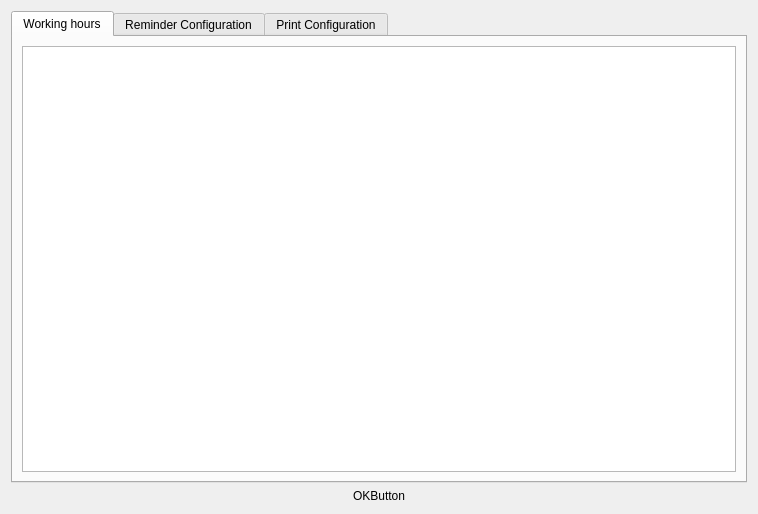
<?xml version="1.0" encoding="UTF-8"?>
<ui version="4.0">
 <class>PreferencesDialog</class>
 <widget class="QDialog" name="PreferencesDialog">
  <property name="geometry">
   <rect>
    <x>0</x>
    <y>0</y>
    <width>758</width>
    <height>514</height>
   </rect>
  </property>
  <property name="windowTitle">
   <string>Dialog</string>
  </property>
  <layout class="QGridLayout" name="gridLayout">
   <item row="0" column="0">
    <layout class="QVBoxLayout" name="verticalLayout">
     <item>
      <widget class="QTabWidget" name="tabWidgetPrintConfiguration">
       <property name="currentIndex">
        <number>0</number>
       </property>
       <widget class="QWidget" name="tab">
        <attribute name="title">
         <string>Working hours</string>
        </attribute>
        <layout class="QGridLayout" name="gridLayout_2">
         <item row="0" column="0">
          <widget class="QTableView" name="tableViewWorkingHours"/>
         </item>
        </layout>
       </widget>
       <widget class="QWidget" name="tab_2">
        <attribute name="title">
         <string>Reminder Configuration</string>
        </attribute>
        <layout class="QGridLayout" name="gridLayout_3">
         <item row="4" column="0">
          <layout class="QHBoxLayout" name="horizontalLayout_3">
           <item>
            <layout class="QVBoxLayout" name="verticalLayout_2">
             <property name="topMargin">
              <number>5</number>
             </property>
             <property name="bottomMargin">
              <number>5</number>
             </property>
             <item alignment="Qt::AlignTop">
              <widget class="QLabel" name="label">
               <property name="text">
                <string>Command</string>
               </property>
              </widget>
             </item>
             <item>
              <spacer name="verticalSpacer_2">
               <property name="orientation">
                <enum>Qt::Vertical</enum>
               </property>
               <property name="sizeHint" stdset="0">
                <size>
                 <width>20</width>
                 <height>40</height>
                </size>
               </property>
              </spacer>
             </item>
             <item>
              <widget class="QLabel" name="label_2">
               <property name="text">
                <string>Parameter</string>
               </property>
              </widget>
             </item>
            </layout>
           </item>
           <item>
            <layout class="QVBoxLayout" name="verticalLayout_3">
             <item>
              <widget class="QCheckBox" name="checkBoxUseDefaultBrowser">
               <property name="text">
                <string>Use default browser</string>
               </property>
              </widget>
             </item>
             <item>
              <layout class="QHBoxLayout" name="horizontalLayout_4">
               <property name="spacing">
                <number>2</number>
               </property>
               <item alignment="Qt::AlignTop">
                <widget class="QLineEdit" name="lineEditCommand"/>
               </item>
               <item alignment="Qt::AlignTop">
                <widget class="QPushButton" name="pushButton">
                 <property name="text">
                  <string>Browse ...</string>
                 </property>
                </widget>
               </item>
              </layout>
             </item>
             <item>
              <widget class="QLineEdit" name="lineEditParameter"/>
             </item>
            </layout>
           </item>
           <item>
            <layout class="QVBoxLayout" name="verticalLayout_4">
             <item>
              <widget class="QPushButton" name="pushButtonDeleteAction">
               <property name="enabled">
                <bool>false</bool>
               </property>
               <property name="text">
                <string>Delete selected action</string>
               </property>
              </widget>
             </item>
             <item>
              <spacer name="verticalSpacer_3">
               <property name="orientation">
                <enum>Qt::Vertical</enum>
               </property>
               <property name="sizeHint" stdset="0">
                <size>
                 <width>20</width>
                 <height>40</height>
                </size>
               </property>
              </spacer>
             </item>
             <item alignment="Qt::AlignBottom">
              <widget class="QPushButton" name="pushButtonAddAction">
               <property name="text">
                <string>Add new action</string>
               </property>
              </widget>
             </item>
            </layout>
           </item>
          </layout>
         </item>
         <item row="3" column="0">
          <widget class="QTableWidget" name="tableWidgetActions">
           <property name="sizeAdjustPolicy">
            <enum>QAbstractScrollArea::AdjustToContents</enum>
           </property>
           <attribute name="horizontalHeaderStretchLastSection">
            <bool>true</bool>
           </attribute>
           <attribute name="verticalHeaderVisible">
            <bool>false</bool>
           </attribute>
           <attribute name="verticalHeaderDefaultSectionSize">
            <number>20</number>
           </attribute>
           <attribute name="verticalHeaderMinimumSectionSize">
            <number>10</number>
           </attribute>
           <column>
            <property name="text">
             <string>Command</string>
            </property>
           </column>
           <column>
            <property name="text">
             <string>Parameter</string>
            </property>
           </column>
          </widget>
         </item>
         <item row="5" column="0">
          <widget class="Line" name="line">
           <property name="orientation">
            <enum>Qt::Horizontal</enum>
           </property>
          </widget>
         </item>
         <item row="8" column="0" colspan="2">
          <widget class="QTextEdit" name="textEdit">
           <property name="maximumSize">
            <size>
             <width>16777215</width>
             <height>100</height>
            </size>
           </property>
           <property name="html">
            <string>&lt;!DOCTYPE HTML PUBLIC &quot;-//W3C//DTD HTML 4.0//EN&quot; &quot;http://www.w3.org/TR/REC-html40/strict.dtd&quot;&gt;
&lt;html&gt;&lt;head&gt;&lt;meta name=&quot;qrichtext&quot; content=&quot;1&quot; /&gt;&lt;style type=&quot;text/css&quot;&gt;
p, li { white-space: pre-wrap; }
&lt;/style&gt;&lt;/head&gt;&lt;body style=&quot; font-family:'MS Shell Dlg 2'; font-size:8.25pt; font-weight:400; font-style:normal;&quot;&gt;
&lt;p style=&quot; margin-top:0px; margin-bottom:0px; margin-left:0px; margin-right:0px; -qt-block-indent:0; text-indent:0px;&quot;&gt;&lt;span style=&quot; font-size:8pt;&quot;&gt;Pause time! Stop working 5 to 10 minutes, go for a walk, relax your shoulders, your arms, yours hands and your fingers. Try to think about nice private things. Breath some fresh air. Come back with a fresh mind, and relaxed body. That way you will not damage your health and will improve your efficiency at work.&lt;/span&gt;&lt;/p&gt;&lt;/body&gt;&lt;/html&gt;</string>
           </property>
          </widget>
         </item>
         <item row="7" column="0" colspan="2">
          <layout class="QHBoxLayout" name="horizontalLayout_2">
           <item>
            <widget class="QLabel" name="labelRemindPauseTime">
             <property name="text">
              <string>Pause frequency</string>
             </property>
            </widget>
           </item>
           <item>
            <spacer name="horizontalSpacer_2">
             <property name="orientation">
              <enum>Qt::Horizontal</enum>
             </property>
             <property name="sizeHint" stdset="0">
              <size>
               <width>40</width>
               <height>20</height>
              </size>
             </property>
            </spacer>
           </item>
           <item>
            <widget class="QTimeEdit" name="timeEditRemindPauseTime">
             <property name="minimumSize">
              <size>
               <width>71</width>
               <height>22</height>
              </size>
             </property>
             <property name="maximumSize">
              <size>
               <width>71</width>
               <height>22</height>
              </size>
             </property>
             <property name="time">
              <time>
               <hour>1</hour>
               <minute>0</minute>
               <second>0</second>
              </time>
             </property>
            </widget>
           </item>
          </layout>
         </item>
         <item row="6" column="0">
          <widget class="QCheckBox" name="checkBoxRemindPauseTime">
           <property name="text">
            <string>Remind pause time</string>
           </property>
          </widget>
         </item>
         <item row="1" column="0" rowspan="2" colspan="2">
          <layout class="QHBoxLayout" name="horizontalLayout">
           <item>
            <widget class="QLabel" name="labelDefaultAction">
             <property name="text">
              <string>Configured actions to be started every</string>
             </property>
            </widget>
           </item>
           <item>
            <spacer name="horizontalSpacer">
             <property name="orientation">
              <enum>Qt::Horizontal</enum>
             </property>
             <property name="sizeHint" stdset="0">
              <size>
               <width>40</width>
               <height>20</height>
              </size>
             </property>
            </spacer>
           </item>
           <item>
            <widget class="QTimeEdit" name="timeEditDefaultAction">
             <property name="minimumSize">
              <size>
               <width>71</width>
               <height>22</height>
              </size>
             </property>
             <property name="maximumSize">
              <size>
               <width>71</width>
               <height>22</height>
              </size>
             </property>
             <property name="time">
              <time>
               <hour>3</hour>
               <minute>0</minute>
               <second>0</second>
              </time>
             </property>
            </widget>
           </item>
          </layout>
         </item>
         <item row="0" column="0">
          <layout class="QHBoxLayout" name="horizontalLayout_5">
           <item>
            <widget class="QCheckBox" name="checkBoxEnableDefaultActions">
             <property name="text">
              <string>Run periodically default actions</string>
             </property>
            </widget>
           </item>
           <item alignment="Qt::AlignRight">
            <widget class="ClickableLabel" name="labelWhatIsThis">
             <property name="font">
              <font>
               <underline>true</underline>
              </font>
             </property>
             <property name="text">
              <string>What is this ? Please help !</string>
             </property>
            </widget>
           </item>
          </layout>
         </item>
        </layout>
       </widget>
       <widget class="QWidget" name="tabPrintConfiguration">
        <attribute name="title">
         <string>Print Configuration</string>
        </attribute>
        <layout class="QGridLayout" name="gridLayout_6">
         <item row="0" column="0">
          <layout class="QVBoxLayout" name="verticalLayout_8">
           <item>
            <widget class="QGroupBox" name="groupBox">
             <property name="title">
              <string>  Name configuration  </string>
             </property>
             <layout class="QGridLayout" name="gridLayout_4">
              <item row="0" column="0">
               <layout class="QHBoxLayout" name="horizontalLayout_6">
                <item>
                 <layout class="QVBoxLayout" name="verticalLayout_5">
                  <item>
                   <widget class="QLabel" name="label_3">
                    <property name="text">
                     <string>User name: </string>
                    </property>
                   </widget>
                  </item>
                  <item>
                   <widget class="QLabel" name="label_4">
                    <property name="text">
                     <string>Real name: </string>
                    </property>
                   </widget>
                  </item>
                 </layout>
                </item>
                <item>
                 <layout class="QVBoxLayout" name="verticalLayout_6">
                  <item>
                   <widget class="QLineEdit" name="lineEditUserName">
                    <property name="enabled">
                     <bool>false</bool>
                    </property>
                   </widget>
                  </item>
                  <item>
                   <widget class="QLineEdit" name="lineEditRealName"/>
                  </item>
                 </layout>
                </item>
               </layout>
              </item>
             </layout>
            </widget>
           </item>
           <item>
            <widget class="QGroupBox" name="groupBox_2">
             <property name="title">
              <string>  Image &amp;&amp; Footer  </string>
             </property>
             <layout class="QGridLayout" name="gridLayout_5">
              <item row="0" column="0">
               <layout class="QVBoxLayout" name="verticalLayout_7">
                <item>
                 <widget class="QCheckBox" name="checkBoxDisplayImage">
                  <property name="text">
                   <string>Display image</string>
                  </property>
                 </widget>
                </item>
                <item>
                 <layout class="QHBoxLayout" name="horizontalLayout_7">
                  <item alignment="Qt::AlignVCenter">
                   <widget class="QLabel" name="label_5">
                    <property name="maximumSize">
                     <size>
                      <width>16777215</width>
                      <height>15</height>
                     </size>
                    </property>
                    <property name="text">
                     <string>Footer:</string>
                    </property>
                   </widget>
                  </item>
                  <item alignment="Qt::AlignTop">
                   <widget class="QTextEdit" name="textEditFooter">
                    <property name="maximumSize">
                     <size>
                      <width>16777215</width>
                      <height>30</height>
                     </size>
                    </property>
                   </widget>
                  </item>
                 </layout>
                </item>
               </layout>
              </item>
             </layout>
            </widget>
           </item>
           <item>
            <spacer name="verticalSpacer">
             <property name="orientation">
              <enum>Qt::Vertical</enum>
             </property>
             <property name="sizeHint" stdset="0">
              <size>
               <width>20</width>
               <height>40</height>
              </size>
             </property>
            </spacer>
           </item>
          </layout>
         </item>
        </layout>
       </widget>
      </widget>
     </item>
     <item>
      <layout class="QHBoxLayout" name="horizontalLayout_8">
       <item>
        <widget class="ClickableImage" name="OKButton">
         <property name="text">
          <string>OKButton</string>
         </property>
         <property name="alignment">
          <set>Qt::AlignCenter</set>
         </property>
        </widget>
       </item>
      </layout>
     </item>
    </layout>
   </item>
  </layout>
 </widget>
 <customwidgets>
  <customwidget>
   <class>ClickableImage</class>
   <extends>QLabel</extends>
   <header location="global">Misc/clickableimage.h</header>
  </customwidget>
  <customwidget>
   <class>ClickableLabel</class>
   <extends>QLabel</extends>
   <header>Promoted/clickablelabel.h</header>
  </customwidget>
 </customwidgets>
 <resources/>
 <connections>
  <connection>
   <sender>checkBoxUseDefaultBrowser</sender>
   <signal>clicked(bool)</signal>
   <receiver>lineEditCommand</receiver>
   <slot>setDisabled(bool)</slot>
   <hints>
    <hint type="sourcelabel">
     <x>278</x>
     <y>218</y>
    </hint>
    <hint type="destinationlabel">
     <x>321</x>
     <y>245</y>
    </hint>
   </hints>
  </connection>
  <connection>
   <sender>checkBoxEnableDefaultActions</sender>
   <signal>clicked(bool)</signal>
   <receiver>checkBoxUseDefaultBrowser</receiver>
   <slot>setEnabled(bool)</slot>
   <hints>
    <hint type="sourcelabel">
     <x>235</x>
     <y>51</y>
    </hint>
    <hint type="destinationlabel">
     <x>427</x>
     <y>218</y>
    </hint>
   </hints>
  </connection>
  <connection>
   <sender>checkBoxEnableDefaultActions</sender>
   <signal>clicked(bool)</signal>
   <receiver>lineEditParameter</receiver>
   <slot>setEnabled(bool)</slot>
   <hints>
    <hint type="sourcelabel">
     <x>319</x>
     <y>58</y>
    </hint>
    <hint type="destinationlabel">
     <x>492</x>
     <y>299</y>
    </hint>
   </hints>
  </connection>
  <connection>
   <sender>checkBoxEnableDefaultActions</sender>
   <signal>clicked(bool)</signal>
   <receiver>pushButtonAddAction</receiver>
   <slot>setEnabled(bool)</slot>
   <hints>
    <hint type="sourcelabel">
     <x>319</x>
     <y>58</y>
    </hint>
    <hint type="destinationlabel">
     <x>726</x>
     <y>299</y>
    </hint>
   </hints>
  </connection>
  <connection>
   <sender>checkBoxRemindPauseTime</sender>
   <signal>clicked(bool)</signal>
   <receiver>textEdit</receiver>
   <slot>setEnabled(bool)</slot>
   <hints>
    <hint type="sourcelabel">
     <x>91</x>
     <y>333</y>
    </hint>
    <hint type="destinationlabel">
     <x>92</x>
     <y>469</y>
    </hint>
   </hints>
  </connection>
  <connection>
   <sender>checkBoxRemindPauseTime</sender>
   <signal>clicked(bool)</signal>
   <receiver>timeEditRemindPauseTime</receiver>
   <slot>setEnabled(bool)</slot>
   <hints>
    <hint type="sourcelabel">
     <x>532</x>
     <y>333</y>
    </hint>
    <hint type="destinationlabel">
     <x>733</x>
     <y>362</y>
    </hint>
   </hints>
  </connection>
  <connection>
   <sender>checkBoxEnableDefaultActions</sender>
   <signal>clicked(bool)</signal>
   <receiver>timeEditDefaultAction</receiver>
   <slot>setEnabled(bool)</slot>
   <hints>
    <hint type="sourcelabel">
     <x>319</x>
     <y>58</y>
    </hint>
    <hint type="destinationlabel">
     <x>733</x>
     <y>88</y>
    </hint>
   </hints>
  </connection>
 </connections>
</ui>
